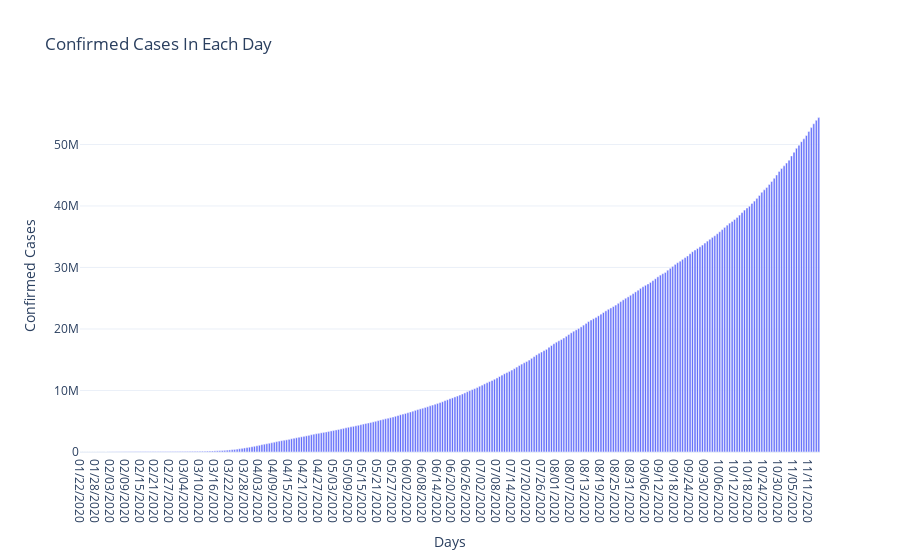

Notebook cell for this chart:
### Code cell
fig = go.Figure(go.Bar(
            x=data_over_time['ObservationDate'],
            y=data_over_time['Confirmed'],
           ))
fig.update_layout(
    title='Confirmed Cases In Each Day',
    template='plotly_white',
     xaxis_title="Days",
    yaxis_title="Confirmed Cases",
)
fig.show()

### Figure 1 — Plotly figure (JSON) as saved in the notebook; plotly's stock layout.template omitted (floating-point values rounded to 4 significant figures; data arrays with more than 128 entries replaced by an {"elided": "..."} marker saying what was removed)
{"data": [{"type": "bar", "x": {"elided": "299 str values"}, "y": {"elided": "299 int values"}}], "layout": {"title": {"text": "Confirmed Cases In Each Day"}, "xaxis": {"title": {"text": "Days"}}, "yaxis": {"title": {"text": "Confirmed Cases"}}}}
